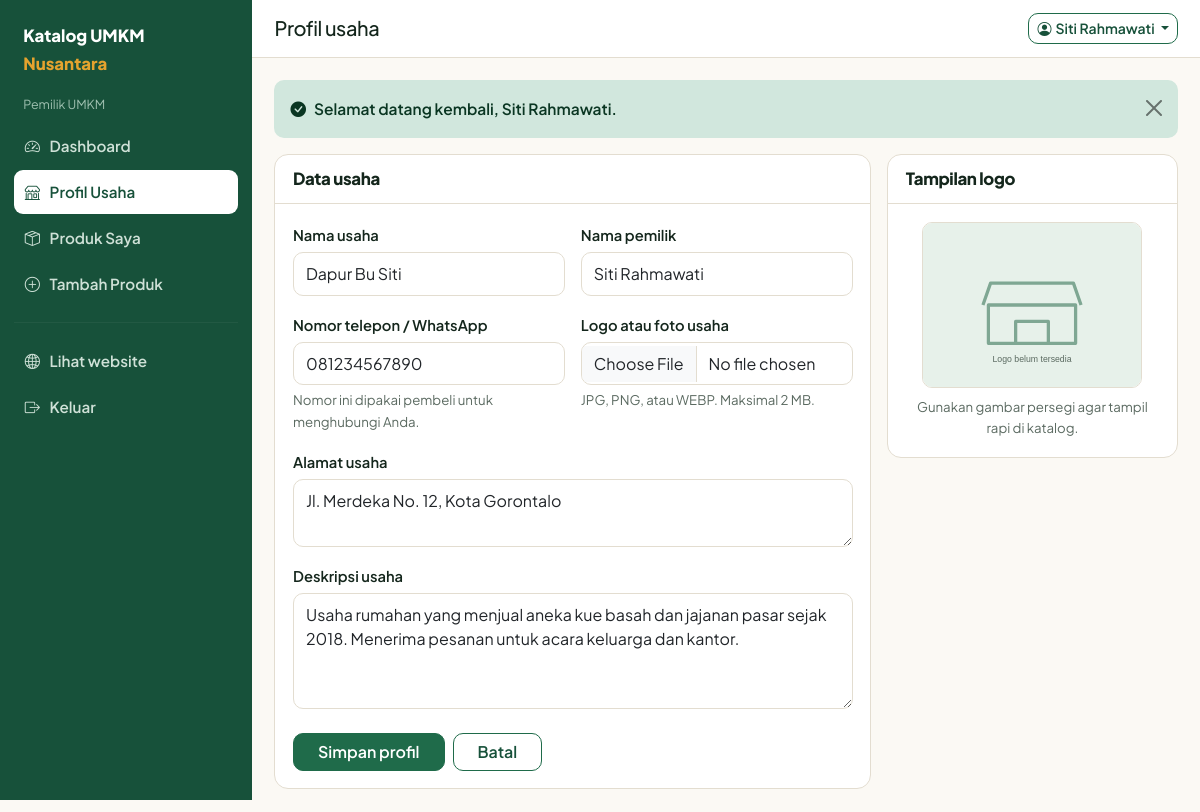
/pemilik/profil.php (signed in), run on the app's committed database.
### tables this page shows
CREATE TABLE `umkm` (
  `id`           INT AUTO_INCREMENT PRIMARY KEY,
  `user_id`      INT NOT NULL,
  `nama_usaha`   VARCHAR(150) NOT NULL,
  `nama_pemilik` VARCHAR(100) NOT NULL,
  `alamat`       TEXT NULL,
  `no_telepon`   VARCHAR(20) NOT NULL,
  `deskripsi`    TEXT NULL,
  `foto_umkm`    VARCHAR(255) NULL,
  `status`       ENUM('menunggu','disetujui','ditolak') NOT NULL DEFAULT 'menunggu',
  `created_at`   TIMESTAMP NOT NULL DEFAULT CURRENT_TIMESTAMP,
  `updated_at`   TIMESTAMP NOT NULL DEFAULT CURRENT_TIMESTAMP ON UPDATE CURRENT_TIMESTAMP,
  UNIQUE KEY `uk_umkm_user` (`user_id`),
  CONSTRAINT `fk_umkm_user` FOREIGN KEY (`user_id`) REFERENCES `users` (`id`) ON DELETE CASCADE
);

### config/database.php (called while the page is built, shortened)
<?php
function db()
{
    static $pdo = null;
    if ($pdo === null) {
        $dsn = 'mysql:host=' . DB_HOST . ';dbname=' . DB_NAME . ';charset=utf8mb4';
        try {
            $pdo = new PDO($dsn, DB_USER, DB_PASS, [
                PDO::ATTR_ERRMODE            => PDO::ERRMODE_EXCEPTION,
                PDO::ATTR_DEFAULT_FETCH_MODE => PDO::FETCH_ASSOC,
                PDO::ATTR_EMULATE_PREPARES   => false,
            ]);
        } catch (PDOException $e) {
            error_log('Koneksi database gagal: ' . $e->getMessage());
            exit('Koneksi ke database gagal. Periksa kembali file config/database.php dan pastikan MySQL sudah berjalan.');
        }
    }
    return $pdo;
}

### pemilik/profil.php (the view, shortened to what this page needs)
<?php
$umkm  = umkm_saya();
$error = [];
$isi = [
    'nama_usaha'   => $umkm['nama_usaha']   ?? '',
    'nama_pemilik' => $umkm['nama_pemilik'] ?? user()['nama'],
    'no_telepon'   => $umkm['no_telepon']   ?? '',
    'alamat'       => $umkm['alamat']       ?? '',
    'deskripsi'    => $umkm['deskripsi']    ?? '',
];
$judul     = $umkm ? 'Profil usaha' : 'Lengkapi profil usaha';
require_once APP_ROOT . '/includes/panel_header.php';
?>
<div class="row g-3">
  <div class="col-lg-8">
    <div class="kotak">
      <div class="kotak-kepala"><h2>Data usaha</h2></div>
      <div class="kotak-badan">
        <form method="post" enctype="multipart/form-data" novalidate>
          <div class="row g-3">
            <div class="col-md-6">
              <label class="form-label" for="nama_usaha">Nama usaha</label>
              <input class="form-control <?= isset($error['nama_usaha']) ? 'is-invalid' : '' ?>" id="nama_usaha" name="nama_usaha" value="<?= e($isi['nama_usaha']) ?>" required>
            </div>
            <div class="col-md-6">
              <label class="form-label" for="nama_pemilik">Nama pemilik</label>
              <input class="form-control <?= isset($error['nama_pemilik']) ? 'is-invalid' : '' ?>" id="nama_pemilik" name="nama_pemilik" value="<?= e($isi['nama_pemilik']) ?>" required>
            </div>
            <div class="col-md-6">
              <label class="form-label" for="no_telepon">Nomor telepon / WhatsApp</label>
              <input class="form-control <?= isset($error['no_telepon']) ? 'is-invalid' : '' ?>" id="no_telepon" name="no_telepon" value="<?= e($isi['no_telepon']) ?>" placeholder="081234567890" required>
              <div class="bantuan mt-1">Nomor ini dipakai pembeli untuk menghubungi Anda.</div>
            </div>
            <div class="col-md-6">
              <label class="form-label" for="foto_umkm">Logo atau foto usaha</label>
              <input class="form-control <?= isset($error['foto_umkm']) ? 'is-invalid' : '' ?>" type="file" id="foto_umkm" name="foto_umkm" accept="image/jpeg,image/png,image/webp" data-pratinjau="#pratinjauLogo">
              <div class="bantuan mt-1">JPG, PNG, atau WEBP. Maksimal 2 MB.</div>
            </div>
            <div class="col-12">
              <label class="form-label" for="alamat">Alamat usaha</label>
              <textarea class="form-control <?= isset($error['alamat']) ? 'is-invalid' : '' ?>" id="alamat" name="alamat" rows="2" required><?= e($isi['alamat']) ?></textarea>
            </div>
            <div class="col-12">
              <label class="form-label" for="deskripsi">Deskripsi usaha</label>
              <textarea class="form-control" id="deskripsi" name="deskripsi" rows="4" placeholder="Ceritakan singkat tentang usaha Anda, sejak kapan berjalan, dan apa yang dijual."><?= e($isi['deskripsi']) ?></textarea>
            </div>
          </div>
          <div class="d-flex gap-2 mt-4">
            <button class="btn btn-utama px-4" type="submit">Simpan profil</button>
            <a class="btn btn-garis px-4" href="<?= url('pemilik/index.php') ?>">Batal</a>
          </div>
        </form>
      </div>
    </div>
  </div>
  <div class="col-lg-4">
    <div class="kotak">
      <div class="kotak-kepala"><h2>Tampilan logo</h2></div>
      <div class="kotak-badan text-center">
        <img id="pratinjauLogo" class="pratinjau mb-2" src="<?= gambar('umkm', $umkm['foto_umkm'] ?? null) ?>" alt="Pratinjau logo usaha">
        <p class="bantuan mb-0">Gunakan gambar persegi agar tampil rapi di katalog.</p>
      </div>
    </div>
  </div>
</div>
<?php require_once APP_ROOT . '/includes/panel_footer.php'; ?>

### includes/panel_header.php (shortened to what this page needs)
<?php
$judul     = $judul     ?? 'Dashboard';
$menuAktif = $menuAktif ?? '';
$u         = user();
if (is_admin()) {
    $menungguCount = (int) db()->query("SELECT COUNT(*) FROM products WHERE status = 'menunggu'")->fetchColumn();
    $menu = [
        'dashboard' => ['Dashboard',     'admin/index.php',    'speedometer2', null],
        'umkm'      => ['Data UMKM',     'admin/umkm.php',     'shop',         null],
        'produk'    => ['Semua Produk',  'admin/produk.php',   'box-seam',     null],
        'verifikasi'=> ['Verifikasi',    'admin/produk.php?status=menunggu', 'patch-check', $menungguCount ?: null],
        'kategori'  => ['Kategori',      'admin/kategori.php', 'tags',         null],
        'laporan'   => ['Laporan',       'admin/laporan.php',  'file-earmark-text', null],
    ];
    $peran = 'Admin';
} else {
    $menu = [
        'dashboard' => ['Dashboard',      'pemilik/index.php',         'speedometer2',  null],
        'profil'    => ['Profil Usaha',   'pemilik/profil.php',        'shop',          null],
        'produk'    => ['Produk Saya',    'pemilik/produk.php',        'box-seam',      null],
        'tambah'    => ['Tambah Produk',  'pemilik/produk-tambah.php', 'plus-circle',   null],
    ];
    $peran = 'Pemilik UMKM';
}
function gambar_menu(array $menu, $menuAktif)
{
    foreach ($menu as $kunci => $m) {
        $aktif = $menuAktif === $kunci ? ' aktif' : '';
        echo '<a class="menu' . $aktif . '" href="' . url($m[1]) . '">'
           . '<i class="bi bi-' . e($m[2]) . '"></i><span>' . e($m[0]) . '</span>';
        echo '</a>';
    }
}
?>
<!DOCTYPE html>
<html lang="id">
<head>
<link href="https://cdn.jsdelivr.net/npm/bootstrap@5.3.3/dist/css/bootstrap.min.css" rel="stylesheet">
<link href="https://cdn.jsdelivr.net/npm/bootstrap-icons@1.11.3/font/bootstrap-icons.min.css" rel="stylesheet">
<link href="<?= asset('css/style.css') ?>" rel="stylesheet">
</head>
<body>
<div class="panel-wrap">
  <aside class="sidebar">
    <a class="merek" href="<?= url('index.php') ?>">Katalog UMKM <span>Nusantara</span></a>
    <div class="peran"><?= e($peran) ?></div>
    <?php gambar_menu($menu, $menuAktif); ?>
    <hr>
    <a class="menu" href="<?= url('index.php') ?>"><i class="bi bi-globe2"></i><span>Lihat website</span></a>
    <a class="menu" href="<?= url('auth/logout.php') ?>"><i class="bi bi-box-arrow-right"></i><span>Keluar</span></a>
  </aside>
  <div class="panel-isi">
    <header class="panel-atas">
      <div class="d-flex align-items-center gap-2">
        <div>
          <h1 class="h5 mb-0"><?= e($judul) ?></h1>
        </div>
      </div>
      <div class="dropdown">
        <button class="btn btn-garis btn-sm dropdown-toggle" data-bs-toggle="dropdown" aria-expanded="false">
          <i class="bi bi-person-circle me-1"></i><span class="d-none d-sm-inline"><?= e($u['nama']) ?></span>
        </button>
      </div>
    </header>
    <main class="panel-konten">

### assets/css/style.css (style rules this page uses)
:root { --kertas: #fbf9f4; --kertas-tua: #f2eee4; --tinta: #14261c; --tinta-lembut: #5b6a61; --hijau: #1f6b4a; --hijau-tua: #17513a; --hijau-muda: #e7f1ea; --kunyit: #e5a32e; --kunyit-muda: #fdf2dd; --bata: #c0452f; --bata-muda: #fbe8e4; --wa: #1fae56; --garis: #e3ddd0; --radius: 14px; --bayang: 0 1px 2px rgba(20, 38, 28, .06), 0 8px 24px -16px rgba(20, 38, 28, .35); --bs-primary: #1f6b4a; --bs-primary-rgb: 31, 107, 74; --bs-body-font-family: "Plus Jakarta Sans", system-ui, -apple-system, "Segoe UI", sans-serif; }
body { background: var(--kertas); color: var(--tinta); font-family: var(--bs-body-font-family); font-size: 15.5px; line-height: 1.65; }
h1, h2, h3, h4, h5, .h1, .h2, .h3 { font-weight: 800; letter-spacing: -.02em; color: var(--tinta); }
h1 { font-size: clamp(1.9rem, 1.2rem + 2.4vw, 3rem); line-height: 1.15; }
h2 { font-size: clamp(1.4rem, 1.1rem + 1.1vw, 1.9rem); }
p { max-width: 68ch; }
a { color: var(--hijau-tua); }
.btn { border-radius: 10px; font-weight: 600; }
.btn-utama { background: var(--hijau); border-color: var(--hijau); color: #fff; }
.btn-garis { border: 1.5px solid var(--hijau); color: var(--hijau-tua); background: transparent; }
.panel-wrap { display: flex; min-height: 100vh; }
.sidebar { width: 252px; flex: 0 0 252px; background: var(--hijau-tua); color: #dce9e1; padding: 1.1rem .85rem; position: sticky; top: 0; height: 100vh; overflow-y: auto; }
.sidebar .merek { color: #fff; font-weight: 800; font-size: 1.05rem; text-decoration: none; display: block; padding: .3rem .6rem 1rem; }
.sidebar .merek span { color: var(--kunyit); }
.sidebar .peran { font-size: .78rem; color: #9fc0b0; padding: 0 .6rem .6rem; }
.sidebar a.menu { display: flex; align-items: center; gap: .6rem; color: #cfe1d7; text-decoration: none; padding: .58rem .7rem; border-radius: 9px; font-weight: 600; font-size: .95rem; margin-bottom: .15rem; }
.sidebar a.menu.aktif { background: #fff; color: var(--hijau-tua); }
.sidebar hr { border-color: rgba(255, 255, 255, .18); }
.panel-isi { flex: 1; min-width: 0; background: var(--kertas); }
.panel-atas { background: #fff; border-bottom: 1px solid var(--garis); padding: .8rem 1.4rem; display: flex; align-items: center; gap: 1rem; justify-content: space-between; }
.panel-konten { padding: 1.4rem; }
.kotak { background: #fff; border: 1px solid var(--garis); border-radius: var(--radius); }
.kotak-kepala { padding: .9rem 1.1rem; border-bottom: 1px solid var(--garis); display: flex; justify-content: space-between; align-items: center; gap: 1rem; flex-wrap: wrap; }
.kotak-kepala h2, .kotak-kepala h1 { font-size: 1.05rem; margin: 0; }
.kotak-badan { padding: 1.1rem; }
.form-label { font-weight: 600; font-size: .92rem; margin-bottom: .3rem; }
.form-control, .form-select { border-radius: 10px; border-color: var(--garis); padding: .55rem .75rem; }
.bantuan { font-size: .83rem; color: var(--tinta-lembut); }
.pratinjau { width: 100%; max-width: 220px; border-radius: 10px; border: 1px solid var(--garis); }

### data on the page
umkm: nama_pemilik "Siti Rahmawati", nama_usaha "Dapur Bu Siti", no_telepon "081234567890", alamat "Jl. Merdeka No. 12, Kota Gorontalo", deskripsi "Usaha rumahan yang menjual aneka kue basah dan jajanan pasar sejak 2018. Menerima pesanan untuk acara keluarga dan kantor."

### other printed values
$peran "Pemilik UMKM"
$m[0] "Dashboard"
$m[0] "Profil Usaha"
$m[0] "Produk Saya"
$m[0] "Tambah Produk"
$judul "Profil usaha"
$f['pesan'] "Selamat datang kembali, Siti Rahmawati."
